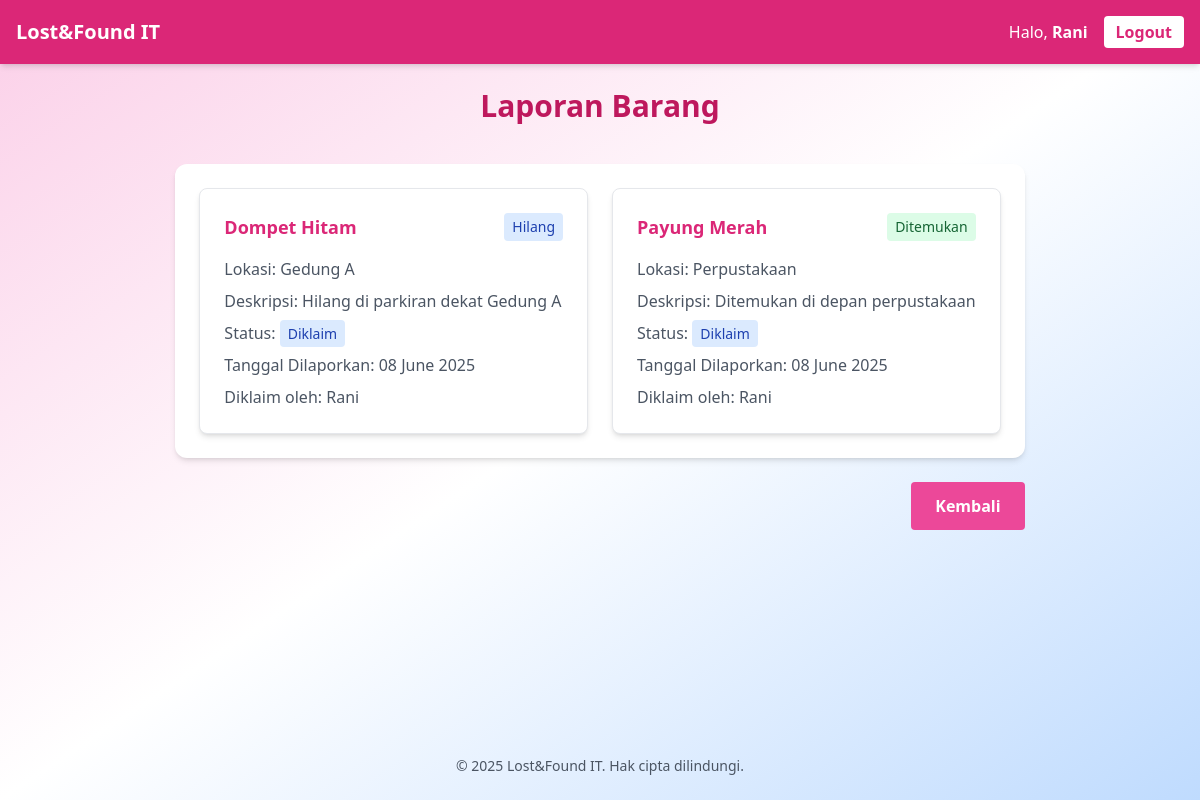
Screenshot of /laporan.php (signed in) with the database file from the repository.
### tables this page shows
CREATE TABLE `claims` (
  `claim_id` int(11) NOT NULL,
  `item_id` int(11) NOT NULL,
  `claimant_id` int(11) NOT NULL,
  `date_claimed` datetime DEFAULT current_timestamp(),
  `status` enum('pending','approved','rejected') DEFAULT 'pending'
);

CREATE TABLE `items` (
  `item_id` int(11) NOT NULL,
  `user_id` int(11) NOT NULL,
  `title` varchar(100) NOT NULL,
  `description` text DEFAULT NULL,
  `type` enum('lost','found') NOT NULL,
  `location` varchar(100) DEFAULT NULL,
  `date_reported` date DEFAULT curdate(),
  `status` enum('available','claimed') DEFAULT 'available'
);

CREATE TABLE `users` (
  `user_id` int(11) NOT NULL,
  `name` varchar(100) NOT NULL,
  `email` varchar(100) NOT NULL,
  `password` varchar(255) NOT NULL
);

### public/laporan.php (the view, shortened to what this page needs)
<?php
require_once '../includes/db.php';
try {
    $stmt = $pdo->query("
        SELECT
            i.item_id,
            i.title,
            i.description,
            i.location,
            i.type,
            i.date_reported,
            i.status,
            u.name as reporter_name,
            c.claim_id,
            c.status as claim_status,
            c.date_claimed,
            u2.name as claimant_name
        FROM items i
        JOIN users u ON i.user_id = u.user_id
        LEFT JOIN claims c ON i.item_id = c.item_id
        LEFT JOIN users u2 ON c.claimant_id = u2.user_id
        ORDER BY i.date_reported DESC
    ");
    $items = $stmt->fetchAll();
} catch (Exception $e) {
    $error = "Gagal memuat data laporan.";
    $items = [];
}
?>
<!DOCTYPE html>
<html lang="en">
<head>
    <script src="https://cdn.tailwindcss.com"></script>
</head>
<body class="bg-gradient-to-br from-pink-200 via-white to-blue-200 min-h-screen flex flex-col">
    <?php include '../includes/header.php'; ?>
    <main class="flex-grow p-6 max-w-5xl mx-auto">
        <h2 class="text-3xl font-extrabold text-center text-pink-700 mb-10 animate-fade-in-up">Laporan Barang</h2>
        <div class="bg-white p-6 rounded-xl shadow-md">
            <?php if (empty($items)): ?>
                <div class="text-center py-8">
                    <p class="text-gray-600">Belum ada laporan barang.</p>
                </div>
            <?php else: ?>
                <div class="grid grid-cols-1 md:grid-cols-2 gap-6">
                    <?php foreach ($items as $item): ?>
                        <div class="bg-white p-6 rounded-lg shadow-md border border-gray-200">
                            <div class="flex justify-between items-start mb-4">
                                <h3 class="text-lg font-semibold text-pink-600"><?= htmlspecialchars($item['title']) ?></h3>
                                <span class="px-2 py-1 text-sm rounded <?= $item['type'] === 'lost' ? 'bg-blue-100 text-blue-800' : 'bg-green-100 text-green-800' ?>">
                                    <?= $item['type'] === 'lost' ? 'Hilang' : 'Ditemukan' ?>
                                </span>
                            </div>
                            <?php if ($item['location']): ?>
                                <p class="text-gray-600 mb-2">
                                    <span class="font-medium">Lokasi:</span> <?= htmlspecialchars($item['location']) ?>
                                </p>
                            <?php endif; ?>
                            <?php if ($item['description']): ?>
                                <p class="text-gray-600 mb-2">
                                    <span class="font-medium">Deskripsi:</span> <?= htmlspecialchars($item['description']) ?>
                                </p>
                            <?php endif; ?>
                            <p class="text-gray-600 mb-2">
                                <span class="font-medium">Status:</span>
                                <span class="px-2 py-1 text-sm rounded <?= $item['status'] === 'available' ? 'bg-green-100 text-green-800' : 'bg-blue-100 text-blue-800' ?>">
                                    <?= $item['status'] === 'available' ? 'Tersedia' : 'Diklaim' ?>
                                </span>
                            </p>
                            <p class="text-gray-600 mb-2">
                                <span class="font-medium">Tanggal Dilaporkan:</span>
                                <?= date('d F Y', strtotime($item['date_reported'])) ?>
                            </p>
                            <?php if ($item['status'] === 'claimed'): ?>
                                <p class="text-gray-600">
                                    <span class="font-medium">Diklaim oleh:</span>
                                    <?= htmlspecialchars($item['claimant_name']) ?>
                                </p>
                            <?php endif; ?>
                        </div>
                    <?php endforeach; ?>
                </div>
            <?php endif; ?>
        </div>
        <div class="mt-6 text-right">
            <a href="dashboard.php" class="inline-block bg-pink-500 hover:bg-pink-600 text-white font-bold py-3 px-6 rounded transition duration-200">
                Kembali
            </a>
        </div>
    </main>
    <?php include '../includes/footer.php'; ?>
</body>
</html>

### includes/header.php (shortened to what this page needs)
<?php
$userName = $_SESSION['name'] ?? '';
?>
<nav class="bg-pink-600 text-white p-4 flex justify-between items-center shadow-md">
    <h1 class="text-xl font-bold">Lost&Found IT</h1>
    <?php if (isset($_SESSION['user_id'])): ?>
        <div class="flex items-center space-x-4">
            <span>Halo, <strong><?= htmlspecialchars($userName) ?></strong></span>
            <a href="logout.php"
               class="bg-white text-pink-600 font-semibold px-3 py-1 rounded hover:bg-pink-100 transition"
               onclick="return confirm('Yakin ingin logout?')">
               Logout
            </a>
        </div>
    <?php endif; ?>
</nav>

### includes/footer.php
 <footer class="text-center text-sm text-gray-600 py-6">
    &copy; <?= date("Y") ?> Lost&Found IT. Hak cipta dilindungi.
</footer>

### rows the page displays
claims: item.title "Dompet Hitam", shows "Hilang", item.location "Gedung A", item.description "Hilang di parkiran dekat Gedung A", item.date_reported "08 June 2025", claimant.name "Rani"
claims: item.title "Payung Merah", shows "Ditemukan", item.location "Perpustakaan", item.description "Ditemukan di depan perpustakaan", item.date_reported "08 June 2025", claimant.name "Rani"

### other values shown
$userName "Rani"
